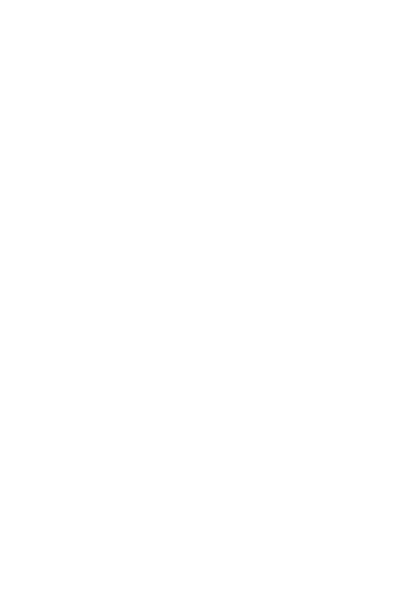
Frame 1 (no input)
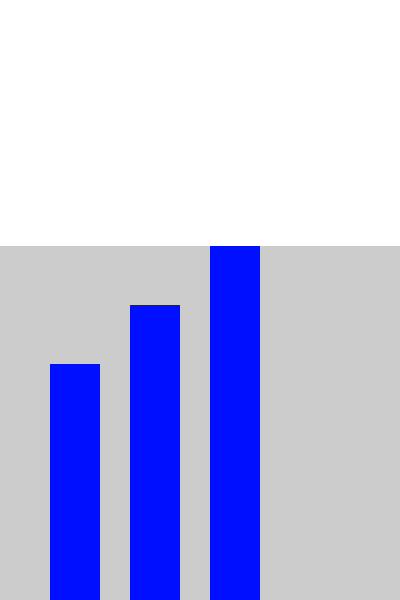
Frame 60 (the mouse pressed at the canvas centre just before this capture)
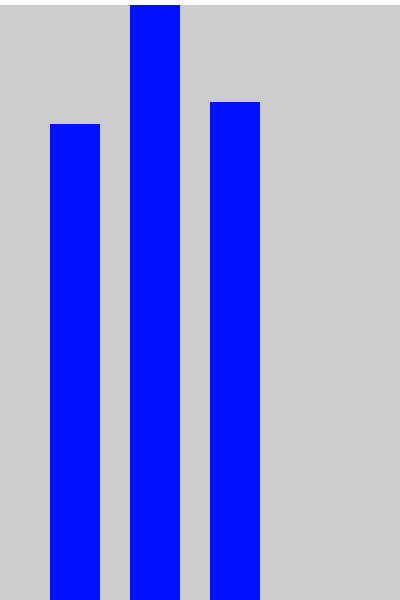
Frame 120 (the mouse held since frame 60 and released just before this capture)

The Processing sketch that drew these frames (run headless with seeded random() and noise(); from frame 60 on, the mouse is pressed at the canvas centre):

// Processing sketch: sketch_170703b
// ── sketch_170703b.pde
int Inputspeed; //<>//
Bars bar1=new Bars(true, 4, 50,  50, 0, #000fff);//バーの上下判定,バーの移動スピード,バーのX座標,バーの幅,バーの現在の高さ,バーの色
Bars bar2=new Bars(true, 5, 130, 50, 0, #000fff);
Bars bar3=new Bars(true, 6, 210, 50, 0, #000fff);
Comparison con=new Comparison();
void setup() {
  size(400, 600);
  noStroke();
  fill(#000000);
}
void draw() {
  background(#ffffff);
  con.comparison();
  bar1.drawing();
  bar2.drawing();
  bar3.drawing();
  
}
public class Bars {
  boolean Goup;
  int Moveway;//バーの移動スピード
  int Bar_X;//バーのX座標
  int Bar_wide;//バーの幅
  int Bar_high;//バーの現在の高さ
  int Bar_Color;//バーの色
  Bars(boolean Goup, int Moveway, int Bar_X, int Bar_wide, int Bar_high, int Bar_Color) {
    this.Goup=Goup;
    this.Moveway =Moveway;      //バーの移動スピード
    this.Bar_X=Bar_X;            //バーのX座標
    this.Bar_wide=Bar_wide;      //バーの幅
    this.Bar_high=Bar_high;      //バーの現在の高さ
    this.Bar_Color=Bar_Color;    //バーの色
  }
  void drawing() {
    fill(Bar_Color);
    rect(Bar_X, height, Bar_wide, Bar_high);
    if (Goup==true && Bar_high+height>=0) {//バーが上昇中
      Moveway=Moveway;
      Goup=true;
      System.out.println("上昇中");
    } else if (Goup==true && Bar_high+height<0) {//バーが天井に接触
      Moveway=-Moveway;
      Goup=false;
      System.out.println("天井");
    } else if (Goup==false && Bar_high+height<=height) {//バーが下降中
      Moveway=Moveway;
      Goup=false;
      System.out.println("下降中");
    } else if (Goup==false && Bar_high+height>height) {//バーが地面に接触
      Moveway=-Moveway;
      Goup=true;
      System.out.println("地面");
    } else {//エラー
      System.out.println("エラー");
    }
    Bar_high=Bar_high-Moveway;
  }
}

int maxheight;
public class Comparison {
  void comparison(){
    maxheight=bar2.Bar_high;
    if (maxheight>bar2.Bar_high){maxheight=bar2.Bar_high;}
    if (maxheight>bar3.Bar_high){maxheight=bar3.Bar_high;}
    if (maxheight>bar1.Bar_high){maxheight=bar1.Bar_high;}
    drowing();
  }
  void drowing(){
    fill(#cccccc);
    rect(0,height,width,maxheight);
    }
}
